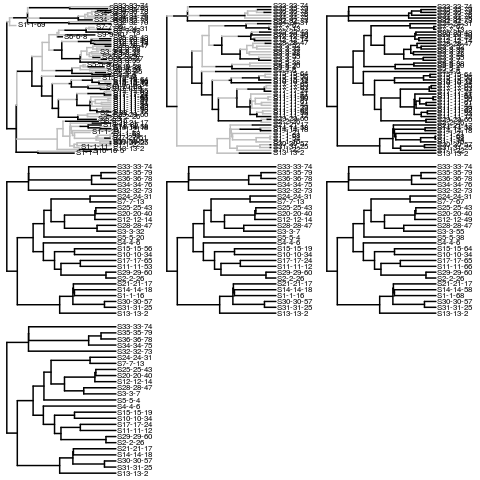

The script that saved this image:
# For GUI
create_plot <- function() {

  library(PBD)

  birth_good <- 0.2
  completion <- 0.2
  birth_incipient <- 0.2
  death_good <- 0.1
  death_incipient <- 0.1
  age  <- 15
  filename <- "pbd.png"

  png(filename)
  PBD::pbd_sim(
    pars = c(
      birth_good,
      completion,
      birth_incipient,
      death_good,
      death_incipient
    ),
    age = age,
    soc = 2,
    plotit = TRUE
  )
  dev.off()

}

library(PBD)
filename <- "pbd.csv"
birth_good <- 0.2
completion <- 0.2
birth_incipient <- 0.2
death_good <- 0.1
death_incipient <- 0.1
age  <- 15

out <- PBD::pbd_sim(
  pars = c(
    birth_good,
    completion,
    birth_incipient,
    death_good,
    death_incipient
  ),
  age = age,
  soc = 2
)
write.csv(x = out$L, file = filename)






library(PBD)
filename <- "nltt_recontree.csv"
birth_good <- 0.2
completion <- 0.2
birth_incipient <- 0.2
death_good <- 0.1
death_incipient <- 0.1
age  <- 15

out <- PBD::pbd_sim(
  pars = c(
    birth_good,
    completion,
    birth_incipient,
    death_good,
    death_incipient
  ),
  age = age,
  soc = 2
)

phy <- out$recontree
#we use the ltt.plot.coords function from the package ape
xy <- ape::ltt.plot.coords( phy, backward = TRUE, tol = 1e-6)
xy[, 2] <- xy[, 2] / max(xy[, 2]) #normalize number lineages

xy[, 1] <- xy[, 1] + abs( min( xy[, 1])) #make sure time runs from 0..T
xy[, 1] <- xy[, 1] / max( xy[, 1])      #normalize time

write.csv(x = xy, file = filename)
